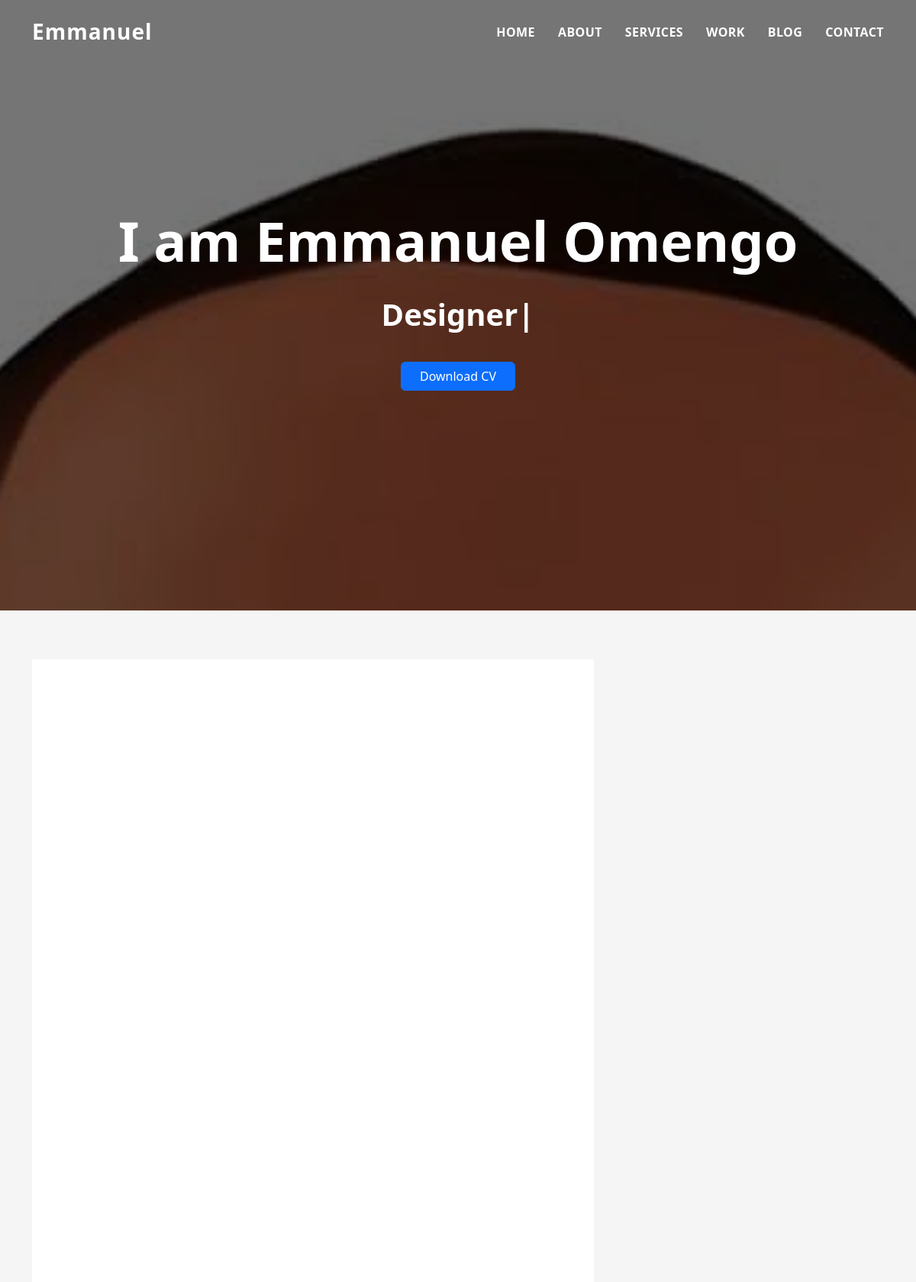
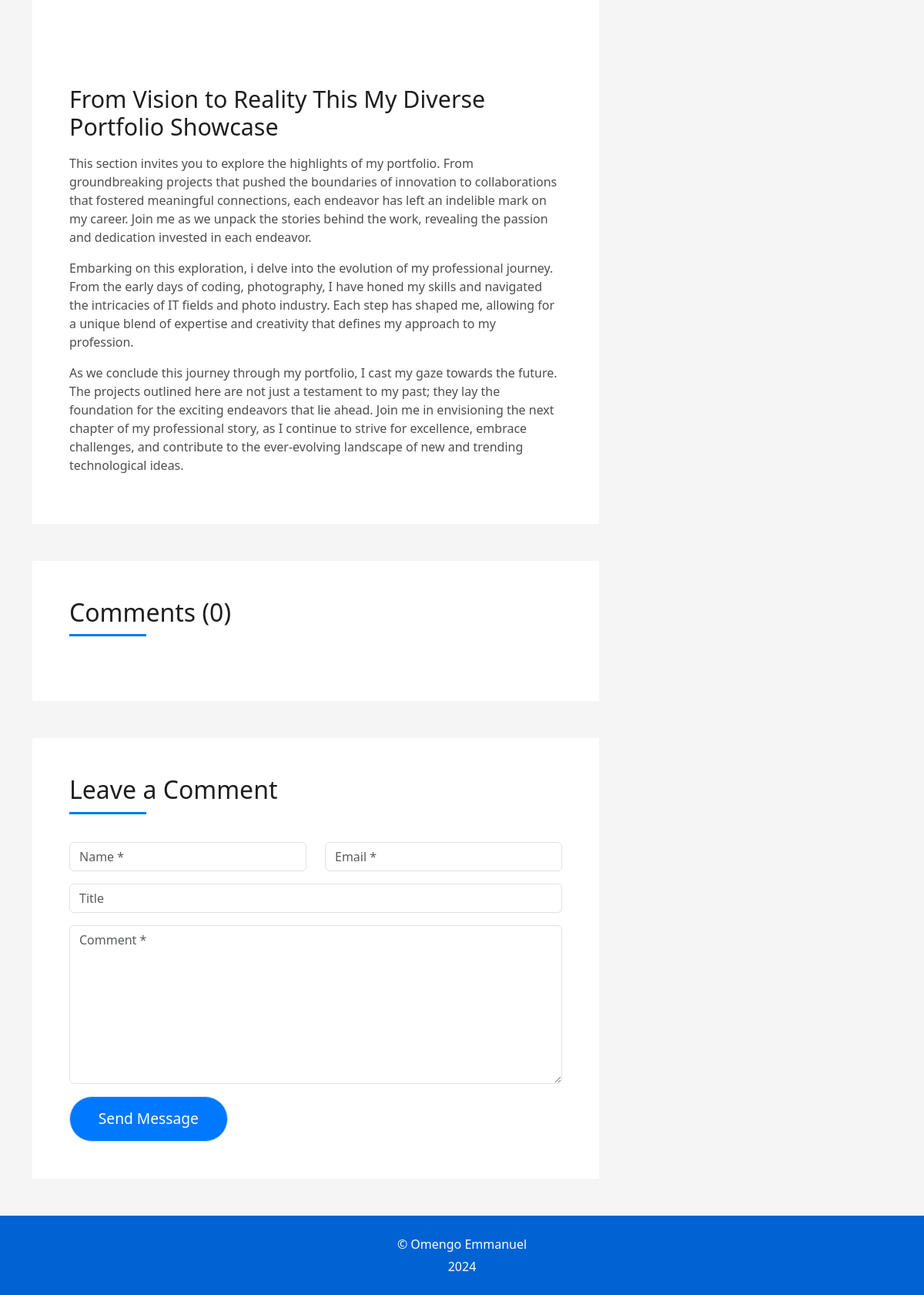
/blogsingle, run on the app's committed database (2 pictures, top to bottom).
### resume/models.py (models this page shows)
class work_done_details(models.Model):
    Project_Photo1 = models.ImageField(upload_to="uploads/workdone", default="uploads/workdone/work.jpg")
    Project_Photo2 = models.ImageField(upload_to="uploads/workdone", default="uploads/workdone/work.jpg")
    Project_Photo3 = models.ImageField(upload_to="uploads/workdone", default="uploads/workdone/work.jpg")
    Project_Photo4 = models.ImageField(upload_to="uploads/workdone", default="uploads/workdone/work.jpg")
    Project_Photo5 = models.ImageField(upload_to="uploads/workdone", default="uploads/workdone/work.jpg")
    Project_Photo6 = models.ImageField(upload_to="uploads/workdone", default="uploads/workdone/work.jpg")

### resume/views.py (the view)
# urls.py: path('blogsingle', views.blogsingle, name="blogsingle"),
def blogsingle(request):
    workdone = work_done_details.objects.all()
    reply = feedback.objects.all()
    feed = feedback.objects.count()
    return render(request, 'blog-single.html', {'workdone': workdone, 'reply': reply, 'feed': feed})

### resume/templates/blog-single.html (shortened to what this page needs)
{% extends 'layout.html' %}
{% load static %}
{% block body %}
  <main id="main">
{% for a in workdone %}
    <section class="blog-wrapper sect-pt4" id="blog">
      <div class="container">
        <div class="row">
          <div class="col-md-8">
            <div class="post-box">
                <div class="portfolio-details-slider swiper">
                    <div class="swiper-wrapper align-items-center">
                        <div class="swiper-slide">
                  <img src="/media/{{ a.Project_Photo1 }}" class="img-fluid" alt="" width="1000" height="400">
                </div>
                    </div>
                </div>
              <div class="post-meta">
                <h1 class="article-title">From Vision to Reality This My Diverse Portfolio Showcase</h1>
              </div>
              <div class="article-content">
                <p>
                This section invites you to explore the highlights of my portfolio. From groundbreaking projects that
                    pushed the boundaries of innovation to collaborations that fostered meaningful connections, each
                    endeavor has left an indelible mark on my career. Join me as we unpack the stories behind the work,
                    revealing the passion and dedication invested in each endeavor.
                </p>
                <p>
                 Embarking on this exploration, i delve into the evolution of my professional journey. From the early
                    days of coding, photography, I have honed my skills and navigated the intricacies of IT fields and
                    photo industry. Each step has shaped me, allowing for a unique blend of expertise and creativity
                    that defines my approach to my profession.
                </p>
                <p>
                  As we conclude this journey through my portfolio, I cast my gaze towards the future. The projects
                    outlined here are not just a testament to my past; they lay the foundation for the exciting
                    endeavors that lie ahead. Join me in envisioning the next chapter of my professional story, as I
                    continue to strive for excellence, embrace challenges, and contribute to the ever-evolving
                    landscape of new and trending technological ideas.
                </p>
              </div>
            </div>
            <div class="box-comments">
              <div class="title-box-2">
                <h4 class="title-comments title-left">Comments ({{ feed }})</h4>
              </div>
            </div>
            <div class="form-comments">
              <div class="title-box-2">
                <h3 class="title-left">
                  Leave a Comment
                </h3>
              </div>
              <form class="form-mf" method="post" action="/feedbackdata" enctype="multipart/form-data">
                <div class="row">
                  <div class="col-md-6 mb-3">
                    <div class="form-group">
                      <input type="text" class="form-control input-mf" name="name" placeholder="Name *" required>
                    </div>
                  </div>
                  <div class="col-md-6 mb-3">
                    <div class="form-group">
                      <input type="email" class="form-control input-mf" name="email" placeholder="Email *" required>
                    </div>
                  </div>
                  <div class="col-md-12 mb-3">
                    <div class="form-group">
                      <input type="text" class="form-control input-mf" name="title" placeholder="Title">
                    </div>
                  </div>
                  <div class="col-md-12 mb-3">
                    <div class="form-group">
                      <textarea id="textMessage" class="form-control input-mf" placeholder="Comment *" name="comment" cols="45" rows="8" required></textarea>
                    </div>
                  </div>
                  <div class="col-md-12">
                    <button type="submit" class="button button-a button-big button-rouded">Send Message</button>
                  </div>
                </div>
              </form>
            </div>
          </div>
        </div>
      </div>
    </section>
  {% endfor %}
  </main>
  <footer>
    <div class="container">
      <div class="row">
        <div class="col-sm-12">
          <div class="copyright-box">
            <p class="copyright"> &copy; Omengo Emmanuel <strong></strong></p>
            <div class="credits">
                2024
            </div>
          </div>
        </div>
      </div>
    </div>
  </footer>
</body>
</html>
{% endblock %}

### resume/static/css/style.css (style rules this page uses)
body { background-color: #f5f5f5; color: #4e4e4e; }
h1, h2, h3, h4, h5, h6 { color: #1e1e1e; }
.sect-pt4 { padding-top: 4rem; }
.title-box-2 { margin-bottom: 3rem; }
.title-left { font-size: 2rem; position: relative; }
.title-left:before { content: ""; position: absolute; height: 3px; background-color: #0078ff; width: 100px; bottom: -12px; }
.button { display: inline-block; padding: 0.3rem 0.6rem; text-align: center; vertical-align: middle; -webkit-user-select: none; -moz-user-select: none; user-select: none; font-size: 1rem; border-radius: 0.3rem; border: 1px solid transparent; transition: all 500ms ease; cursor: pointer; }
.button-a { text-decoration: none; background-color: #0078ff; color: #fff; border-color: #cde1f8; }
.button-big { padding: 0.9rem 2.3rem; font-size: 1.2rem; }
.button-rouded { border-radius: 5rem; }
.post-box, .form-comments, .box-comments, .widget-sidebar { padding: 2rem; background-color: #fff; margin-bottom: 3rem; }
@media (min-width: 768px) { .post-box, .form-comments, .box-comments, .widget-sidebar { padding: 3rem; } }
.blog-wrapper .article-title { font-size: 1.5rem; }
@media (min-width: 768px) { .blog-wrapper .article-title { font-size: 1.9rem; } }
.blog-wrapper .post-meta { margin: 1rem 0; }
footer { text-align: center; color: #fff; padding: 25px 0; background: #0062d3; }
footer .copyright { margin-bottom: 0.3rem; }
footer .credits { margin-bottom: 0; }

### data on the page
work_done_details: Project_Photo1 (picture), feed "0"
